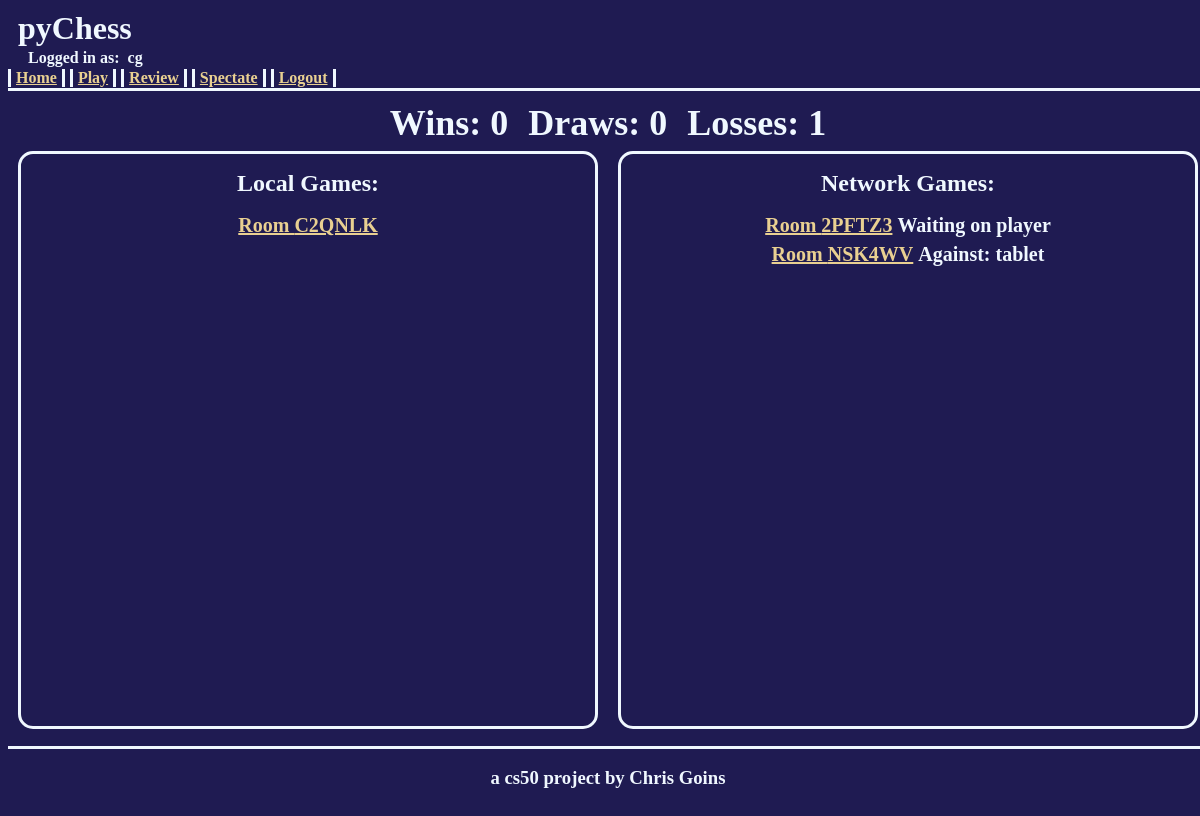
The page / (signed in) on the database its author committed.
### pychess/models.py (models this page shows, shortened)
class User(AbstractUser):
    pass

class Game(models.Model):
    roomCode = models.CharField(max_length=6, unique=True, null=True, blank=True)
    player1 = models.ForeignKey(User, on_delete=models.CASCADE, related_name="player1")
    player2 = models.ForeignKey(User, on_delete=models.CASCADE, related_name="player2", null=True, blank=True)
    isActive = models.BooleanField()
    winner = models.ForeignKey(User, on_delete=models.CASCADE, related_name="winner", null=True, blank=True)

### pychess/views.py (the view, shortened to what this page needs)
# urls.py: path("", views.index, name="index"),
def index(request):
    if request.user.is_authenticated:
        localGames = Game.objects.filter(player1 = request.user, player2 = request.user, isActive=True)
        activeNetworkGames = []
        netGameQuery = Game.objects.filter(player1 = request.user, isActive=True).exclude(player2 = request.user)
        for game in netGameQuery:
            activeNetworkGames.append(game)
        netGameQuery = Game.objects.filter(player2 = request.user,isActive=True).exclude(player1 = request.user)
        for game in netGameQuery:
            activeNetworkGames.append(game)
        completedGames = {}
        completedGames['wins'] = 0
        completedGames['draws'] = 0
        completedGames['losses'] = 0
        netGameQuery = Game.objects.filter(player1 = request.user, isActive=False).exclude(player2=request.user)
        for game in netGameQuery:
            if game.winner == request.user:
                completedGames['wins'] += 1
            elif game.winner == None:
                completedGames['draws'] += 1
            else:
                completedGames['losses'] += 1
        netGameQuery = Game.objects.filter(player2 = request.user, isActive=False).exclude(player1=request.user)
        return render(request, 'pychess/index.html', {'localGames':localGames, 'networkGames':activeNetworkGames, 'completedGames':completedGames})
    else:
        return redirect(loginView)

### pychess/templates/pychess/index.html (shortened to what this page needs)
{% extends "pychess/layout.html" %}
{% block body %}
    <div class="playerStats">
        <div class="stat">Wins: {{ completedGames.wins }}</div>
        <div class="stat">Draws: {{ completedGames.draws }}</div>
        <div class="stat">Losses: {{ completedGames.losses }}</div>
    </div>
    <div class="tableContainer">
        <div class="infoTable">
            <div class="infoHeader">Local Games:</div>
            {% for game in localGames %}
                <div class="infoItem">
                    <a href="{% url 'localGame' %}?room={{game.roomCode}}">Room {{ game.roomCode }}</a>
                </div>
            {% empty %}
                <div class="infoItem">No local games to show.</div>
                <div class="infoItem"><a href="{% url 'play' %}">Try starting a new one here!</a></div>
            {% endfor %}
        </div>
        <div class="infoTable">
            <div class="infoHeader">Network Games:</div>
            {% for game in networkGames %}
                <div class="infoItem">
                    <a href="{% url 'networkGame' %}?room={{game.roomCode}}">Room {{ game.roomCode }}</a>
                    {% if game.player2 %}
                        {% if request.user == game.player1 %}
                            <span>Against: {{ game.player2 }}</span>
                        {% else %}
                            <span>Against: {{ game.player1 }}</span>
                        {% endif %}
                    {% else %}
                        <span>Waiting on player</span>
                    {% endif %}
                </div>
            {% empty %}
                <div class="infoItem">No network games to show.</div>
                <div class="infoItem"><a href="{% url 'play' %}">Try starting a new one here!</a></div>
            {% endfor %}
        </div>
    </div>
{% endblock %}

### pychess/templates/pychess/layout.html (shortened to what this page needs)
{% load static %}
<!DOCTYPE html>
<html lang="en">
    <head>
        <link rel="stylesheet" href="{% static 'pychess/styles.css' %}">
    </head>
    <body>
        <div class="screen">
            <div class="header">
                <div class="mainHeader">
                    pyChess
                </div>
                <div class="subHeader">
                    {% if user.is_authenticated %}
                        Logged in as: &nbsp;<strong>{{ user }}</strong>
                    {% else %}
                        You are not logged in
                    {% endif %}
                </div>
                <div class="navBar">
                    {% if user.is_authenticated %}
                        <div class="navLink"><a href="{% url 'index' %}">Home</a></div>
                        <div class="navLink"><a href="{% url 'play' %}">Play</a></div>
                        <div class="navLink"><a href="{% url 'review' %}">Review</a></div>
                        <div class="navLink"><a href="{% url 'spectate' %}">Spectate</a></div>
                        <div class="navLink"><a href="{% url 'logout' %}">Logout</a></div>
                    {% else %}
                        <div class="navLink"><a href="{% url 'login' %}">Login</a></div>
                        <div class="navLink"><a href="{% url 'register' %}">Register</a></div>
                        <div class="navLink"><a href="{% url 'spectate' %}">Spectate</a></div>
                    {% endif %}
                </div>
            </div>
            <div class="content">
                {% block body %}
                {% endblock %}
            </div>
            <div class="footer">
                <h3>a cs50 project by Chris Goins</h3>
            </div>
        </div>
    </body>
</html>

### pychess/static/pychess/styles.css (style rules this page uses)
body { background-color: rgb(31, 27, 82); }
a { color:rgb(233, 208, 145); }
.screen { display:flex; flex-direction: column; height:100vh; width:100vw; }
.header { color:aliceblue; display:flex; flex-direction:column; width:100%; flex-basis:10%; flex-grow:0; flex-shrink:0; border-bottom:solid; border-color:aliceblue; }
.content { color:aliceblue; display:flex; flex-direction:column; width:100%; flex-basis:85%; flex-grow:0; flex-shrink:1; min-height:350px; }
.footer { color:aliceblue; display:flex; flex-basis:5%; flex-grow:0; flex-shrink:1; justify-content: center; align-items:center; text-align: center; border-top: solid; border-color:aliceblue; }
.mainHeader { color:aliceblue; display:flex; flex-basis:50%; font-size:32px; font-weight:bold; align-items:center; padding-left:10px; }
.subHeader { color:aliceblue; display:flex; flex-basis:25%; font-size:16px; font-weight: bold; align-items:center; padding-left:20px; }
.navBar { display:flex; flex-direction:row; flex-basis:25%; align-items:center; }
.navLink { font-weight:bold; border-left:solid; border-right:solid; padding-left:5px; padding-right:5px; margin-right:5px; }

### pychess/templates/pychess/index.html (style rules this page uses)
.playerStats { display:flex; flex-direction: row; flex-basis:10%; align-items:center; justify-content: center; }
.stat { display:flex; font-size:36px; font-weight:bold; height:100%; align-items:center; margin-left:10px; margin-right:10px; }
.tableContainer { display:flex; flex-direction:row; flex-basis:90%; align-items:center; justify-content:center; margin-bottom:20px; }
.infoTable { display:flex; flex-direction: column; flex-basis:25%; height:100%; align-items: center; margin-left:10px; margin-right:10px; border:solid; border-color:aliceblue; border-radius:15px; overflow-y:scroll; }
.infoHeader { width:100%; flex-basis:10%; display:flex; flex-grow:0; flex-shrink:0; align-items: center; justify-content:center; font-size:24px; font-weight:bold; }
.infoItem { display:flex; width:100%; flex-basis:5%; flex-grow:0; flex-shrink:0; align-items: center; justify-content:center; font-size:20px; font-weight: bold; }
@media (max-width:1500px) { .infoTable { flex-basis:50%; } }

### rows shown on the page
User: username "cg"
Game: roomCode "C2QNLK"
Game: roomCode "2PFTZ3", shows "Waiting on player"
Game: roomCode "NSK4WV", player1 "tablet"

### other values the page prints
{{ completedGames.wins }} "0"
{{ completedGames.draws }} "0"
{{ completedGames.losses }} "1"
